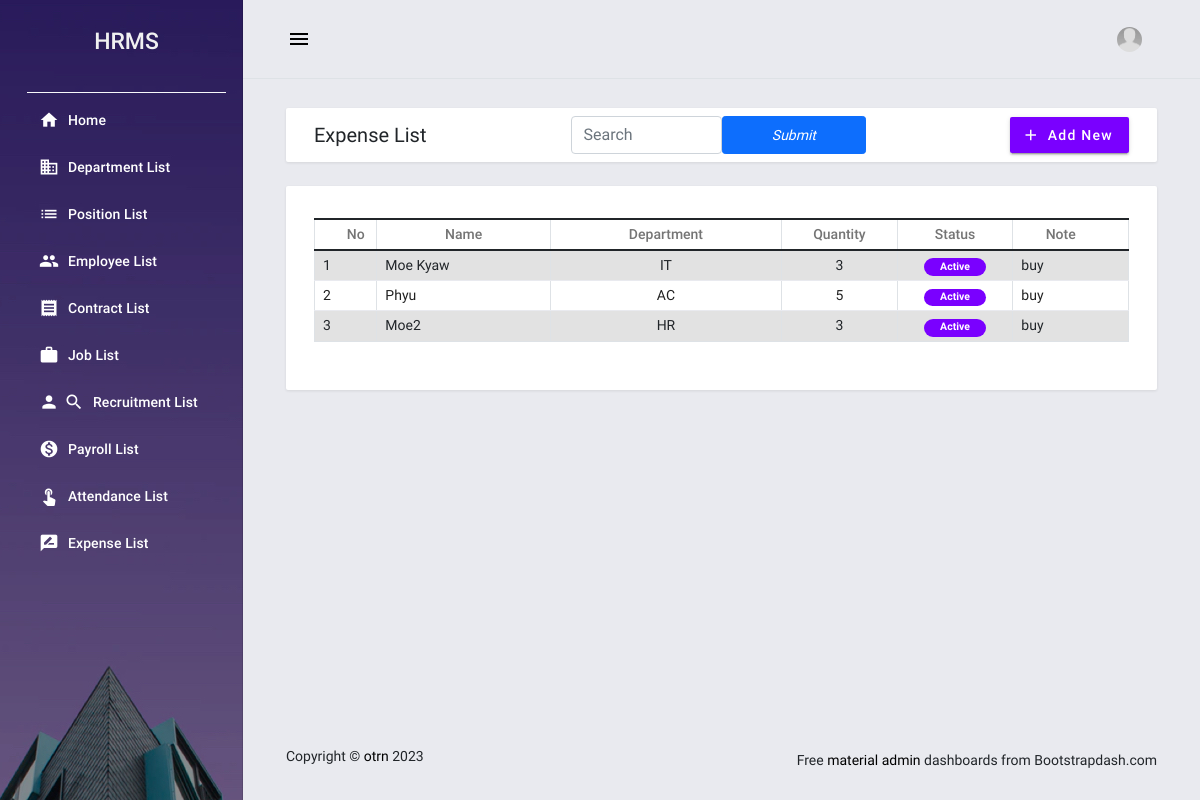
The app's page /view_expense/search_by/ with its own data.
### employee_information/models.py (models this page shows, shortened)
class Expense(models.Model):
    department = models.TextField()
    name = models.TextField()
    description = models.TextField()
    payment_type = models.TextField()
    quantity = models.TextField()
    amount = models.TextField()
    note = models.TextField()
    status = models.IntegerField()
    create_date = models.DateTimeField(default=timezone.now)
    document = models.ImageField(default=None)
    department_id = models.ForeignKey(Department, on_delete=models.CASCADE)

class Department(models.Model):
    name = models.TextField()
    description = models.TextField()
    remark = models.TextField()
    status = models.IntegerField()
    date_added = models.DateTimeField(default=timezone.now)
    date_updated = models.DateTimeField(auto_now=True)
    def __str__(self):
        return self.name

### employee_information/views.py (the view)
# urls.py: path('view_expense/search_by/', views.expense_search_by),
def expense_search_by(request):
    search = request.GET.get('search')
    if search:
        expenses = Expense.objects.filter(
            Q(name__icontains=search) |
            Q(department__icontains=search) |
            Q(status__icontains=search)
        )
    else:
        expenses = Expense.objects.all()
    return render(request, 'employee_information/expenses.html', {'expenses': expenses})

### employee_information/templates/employee_information/expenses.html (shortened to what this page needs)
{% extends "employee_information/base.html" %} {% block pageContent %}
<div class="mdc-layout-grid__cell stretch-card mdc-layout-grid__cell--span-12">
    <div class="mdc-card py-2">
        <div class="d-flex justify-content-between align-items-center">
            <h4 class="card-title mb-0">Expense List</h4>
            <div class="float-right">
        <form class="form-inline row" action="/view_expense/search_by/">
            <input class="form-control col" type="text" name="search" placeholder="Search">
            <button class="btn btn-primary col btn-sm" type="submit"> <i class="fas fa-search" aria-hidden="true">Submit</i></button>
        </form>
    </div>
            <div class="text-start">
                <button class="mdc-button mdc-button--raised mdc-ripple-upgraded btn-sm" id="create_new"><i class="material-icons mdc-button__icon">add</i><span> Add New</span></button>
            </div>
        </div>
    </div>
</div>
<div class="mdc-layout-grid__cell stretch-card mdc-layout-grid__cell--span-12">
    <div class="mdc-card">
        <div class="table-responsive">
            <table class="table table-striped table-bordered">
                <colgroup>
                    <col width="1%">
                    <col width="15%">
                    <col width="20%">
                    <col width="10%">
                    <col width="10%">
                    <col width="10%">
                </colgroup>
                <thead>
                    <tr>
                        <th class="text-center py-1">No</th>
                        <th class="text-center py-1">Name</th>
                        <th class="text-center py-1">Department</th>
                        <th class="text-center py-1">Quantity</th>
                        <th class="text-center py-1">Status</th>
                        <th class="text-center py-1">Note</th>
                    </tr>
                </thead>
                <tbody>
                    {% for expense in expenses %}
                    <tr class="view-data" data-id="{{ expense.pk }}">
                        <td class="px-2 py-1 text-start">{{ expense.id }}</td>
                        <td class="px-2 py-1 text-start">{{ expense.name }}</td>
                        <td class="px-2 py-1 text-center">{{ expense.department_id }}</td>
                        <td class="px-2 py-1 text-center">{{ expense.quantity }}</td>
                        <td class="px-2 py-1 text-center">
                            {% if expense.status == 1 %}
                            <span class="badge bg-primary rounded-pill px-3">Active</span> {% else %}
                            <span class="badge bg-secondary rounded-pill px-3">Inactive</span> {% endif %}
                        </td>
                        <td class="px-2 py-1 text-start">{{ expense.note }}</td>
                    </tr>
                    {% endfor %}
                </tbody>
            </table>
            </div>
        </div>
    </div>
</div>
{% endblock pageContent %}

### static/employee_information/assets/default/css/style.css (style rules this page uses)
html, body { height: 100%; width: 100%; }

### records on screen
Expense: id "1", name "Moe Kyaw", department_id "IT", quantity "3", status "Active", note "buy"
Expense: id "2", name "Phyu", department_id "AC", quantity "5", status "Active", note "buy"
Expense: id "3", name "Moe2", department_id "HR", quantity "3", status "Active", note "buy"
